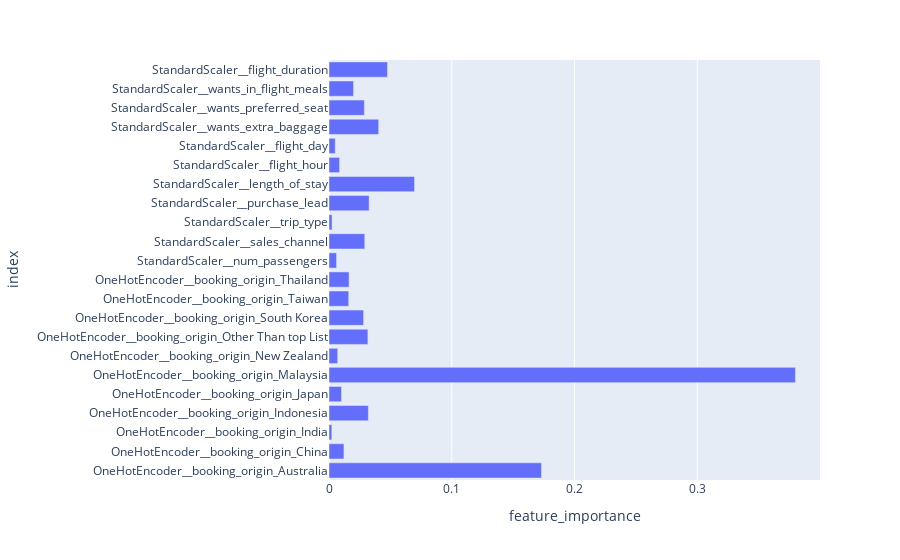

This figure's notebook cell:
### Code cell
# Create the count plot using Plotly
fig = px.bar(feature_importance, 
             x='feature_importance', 
             y=feature_importance.index, 
            )

# Show the plot
fig.show()

### Figure 1 — Plotly figure (JSON) as saved in the notebook; plotly's stock layout.template omitted (floating-point values rounded to 4 significant figures)
{"data": [{"alignmentgroup": "True", "hovertemplate": "feature_importance=%{x}<br>index=%{y}<extra></extra>", "legendgroup": "", "marker": {"color": "#636efa", "pattern": {"shape": ""}}, "name": "", "offsetgroup": "", "orientation": "h", "showlegend": false, "textposition": "auto", "type": "bar", "x": [0.1731, 0.01218, 0.002309, 0.03205, 0.0102, 0.38, 0.007104, 0.03168, 0.02818, 0.01607, 0.01634, 0.006163, 0.02915, 0.002492, 0.03269, 0.06968, 0.008635, 0.005074, 0.04047, 0.0288, 0.02001, 0.04767], "xaxis": "x", "y": ["OneHotEncoder__booking_origin_Australia", "OneHotEncoder__booking_origin_China", "OneHotEncoder__booking_origin_India", "OneHotEncoder__booking_origin_Indonesia", "OneHotEncoder__booking_origin_Japan", "OneHotEncoder__booking_origin_Malaysia", "OneHotEncoder__booking_origin_New Zealand", "OneHotEncoder__booking_origin_Other Than top List", "OneHotEncoder__booking_origin_South Korea", "OneHotEncoder__booking_origin_Taiwan", "OneHotEncoder__booking_origin_Thailand", "StandardScaler__num_passengers", "StandardScaler__sales_channel", "StandardScaler__trip_type", "StandardScaler__purchase_lead", "StandardScaler__length_of_stay", "StandardScaler__flight_hour", "StandardScaler__flight_day", "StandardScaler__wants_extra_baggage", "StandardScaler__wants_preferred_seat", "StandardScaler__wants_in_flight_meals", "StandardScaler__flight_duration"], "yaxis": "y"}], "layout": {"barmode": "relative", "legend": {"tracegroupgap": 0}, "margin": {"t": 60}, "xaxis": {"anchor": "y", "domain": [0, 1], "title": {"text": "feature_importance"}}, "yaxis": {"anchor": "x", "domain": [0, 1], "title": {"text": "index"}}}}
